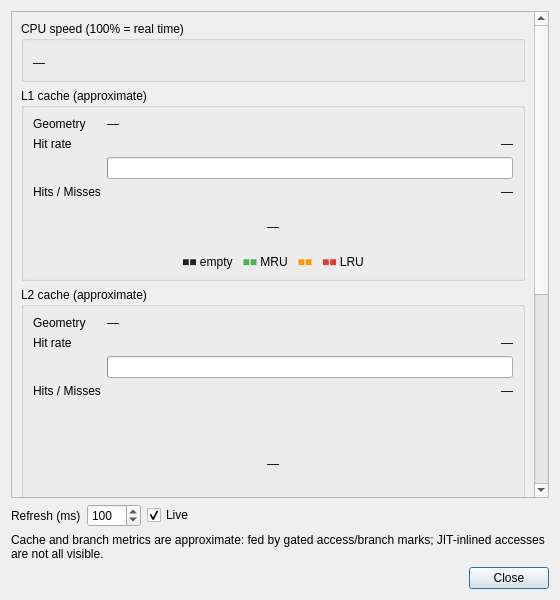
<?xml version="1.0" encoding="UTF-8"?>
<ui version="4.0">
 <class>Performance</class>
 <widget class="QDialog" name="Performance">
  <property name="geometry">
   <rect>
    <x>0</x>
    <y>0</y>
    <width>560</width>
    <height>600</height>
   </rect>
  </property>
  <property name="windowTitle">
   <string>Performance</string>
  </property>
  <layout class="QVBoxLayout" name="verticalLayout">
   <item>
    <widget class="QScrollArea" name="scrollArea">
     <property name="widgetResizable">
      <bool>true</bool>
     </property>
     <widget class="QWidget" name="content">
      <layout class="QVBoxLayout" name="contentLayout">
       <item>
        <widget class="QGroupBox" name="cpuGroup">
         <property name="title">
          <string>CPU speed (100% = real time)</string>
         </property>
         <layout class="QVBoxLayout" name="cpuLayout">
          <item>
           <widget class="CenterGauge" name="cpuGauge" native="true"/>
          </item>
          <item>
           <widget class="QLabel" name="cpuInfoLabel">
            <property name="text">
             <string>—</string>
            </property>
            <property name="wordWrap">
             <bool>true</bool>
            </property>
           </widget>
          </item>
         </layout>
        </widget>
       </item>
       <item>
        <widget class="QGroupBox" name="l1Group">
         <property name="title">
          <string>L1 cache (approximate)</string>
         </property>
         <layout class="QVBoxLayout" name="l1VLayout">
          <item>
           <layout class="QFormLayout" name="l1Form">
            <item row="0" column="0">
             <widget class="QLabel" name="geoLabel">
              <property name="text">
               <string>Geometry</string>
              </property>
             </widget>
            </item>
            <item row="0" column="1">
             <widget class="QLabel" name="geoValue">
              <property name="text">
               <string>—</string>
              </property>
             </widget>
            </item>
            <item row="1" column="0">
             <widget class="QLabel" name="hitLabel">
              <property name="text">
               <string>Hit rate</string>
              </property>
             </widget>
            </item>
            <item row="1" column="1">
             <widget class="QLabel" name="hitValue">
              <property name="text">
               <string>—</string>
              </property>
              <property name="alignment">
               <set>Qt::AlignRight|Qt::AlignVCenter</set>
              </property>
             </widget>
            </item>
            <item row="2" column="1">
             <widget class="QProgressBar" name="hitBar">
              <property name="maximum">
               <number>100</number>
              </property>
             </widget>
            </item>
            <item row="3" column="0">
             <widget class="QLabel" name="countsLabel">
              <property name="text">
               <string>Hits / Misses</string>
              </property>
             </widget>
            </item>
            <item row="3" column="1">
             <widget class="QLabel" name="countsValue">
              <property name="text">
               <string>—</string>
              </property>
              <property name="alignment">
               <set>Qt::AlignRight|Qt::AlignVCenter</set>
              </property>
             </widget>
            </item>
           </layout>
          </item>
          <item>
           <widget class="QLabel" name="cacheMap">
            <property name="minimumSize">
             <size>
              <width>400</width>
              <height>44</height>
             </size>
            </property>
            <property name="text">
             <string>—</string>
            </property>
            <property name="alignment">
             <set>Qt::AlignCenter</set>
            </property>
           </widget>
          </item>
          <item>
           <widget class="QLabel" name="cacheLegend">
            <property name="text">
             <string>&lt;span style=&quot;color:#222&quot;&gt;■■&lt;/span&gt; empty &amp;nbsp; &lt;span style=&quot;color:#4CAF50&quot;&gt;■■&lt;/span&gt; MRU &amp;nbsp; &lt;span style=&quot;color:#FF9800&quot;&gt;■■&lt;/span&gt; &amp;nbsp; &lt;span style=&quot;color:#E53935&quot;&gt;■■&lt;/span&gt; LRU</string>
            </property>
            <property name="alignment">
             <set>Qt::AlignCenter</set>
            </property>
           </widget>
          </item>
         </layout>
        </widget>
       </item>
       <item>
        <widget class="QGroupBox" name="l2Group">
         <property name="title">
          <string>L2 cache (approximate)</string>
         </property>
         <layout class="QVBoxLayout" name="l2VLayout">
          <item>
           <layout class="QFormLayout" name="l2Form">
            <item row="0" column="0">
             <widget class="QLabel" name="l2GeoLabel">
              <property name="text">
               <string>Geometry</string>
              </property>
             </widget>
            </item>
            <item row="0" column="1">
             <widget class="QLabel" name="l2GeoValue">
              <property name="text">
               <string>—</string>
              </property>
             </widget>
            </item>
            <item row="1" column="0">
             <widget class="QLabel" name="l2HitLabel">
              <property name="text">
               <string>Hit rate</string>
              </property>
             </widget>
            </item>
            <item row="1" column="1">
             <widget class="QLabel" name="l2HitValue">
              <property name="text">
               <string>—</string>
              </property>
              <property name="alignment">
               <set>Qt::AlignRight|Qt::AlignVCenter</set>
              </property>
             </widget>
            </item>
            <item row="2" column="1">
             <widget class="QProgressBar" name="l2HitBar">
              <property name="maximum">
               <number>100</number>
              </property>
             </widget>
            </item>
            <item row="3" column="0">
             <widget class="QLabel" name="l2CountsLabel">
              <property name="text">
               <string>Hits / Misses</string>
              </property>
             </widget>
            </item>
            <item row="3" column="1">
             <widget class="QLabel" name="l2CountsValue">
              <property name="text">
               <string>—</string>
              </property>
              <property name="alignment">
               <set>Qt::AlignRight|Qt::AlignVCenter</set>
              </property>
             </widget>
            </item>
           </layout>
          </item>
          <item>
           <widget class="QLabel" name="l2Map">
            <property name="minimumSize">
             <size>
              <width>400</width>
              <height>120</height>
             </size>
            </property>
            <property name="text">
             <string>—</string>
            </property>
            <property name="alignment">
             <set>Qt::AlignCenter</set>
            </property>
           </widget>
          </item>
          <item>
           <widget class="QLabel" name="l2Legend">
            <property name="text">
             <string>&lt;span style=&quot;color:#222&quot;&gt;■■&lt;/span&gt; empty &amp;nbsp; &lt;span style=&quot;color:#4CAF50&quot;&gt;■■&lt;/span&gt; MRU &amp;nbsp; &lt;span style=&quot;color:#FF9800&quot;&gt;■■&lt;/span&gt; &amp;nbsp; &lt;span style=&quot;color:#E53935&quot;&gt;■■&lt;/span&gt; LRU</string>
            </property>
            <property name="alignment">
             <set>Qt::AlignCenter</set>
            </property>
           </widget>
          </item>
         </layout>
        </widget>
       </item>
       <item>
        <widget class="QGroupBox" name="wsGroup">
         <property name="title">
          <string>Working set vs cache</string>
         </property>
         <layout class="QHBoxLayout" name="wsHLayout">
          <item>
           <layout class="QVBoxLayout" name="wsCol">
            <item>
             <widget class="QLabel" name="wsLabel">
              <property name="text">
               <string>Working set</string>
              </property>
             </widget>
            </item>
            <item>
             <widget class="QLabel" name="wsValue">
              <property name="text">
               <string>—</string>
              </property>
              <property name="alignment">
               <set>Qt::AlignLeft|Qt::AlignVCenter</set>
              </property>
             </widget>
            </item>
           </layout>
          </item>
          <item>
           <layout class="QVBoxLayout" name="wsL1Col">
            <item>
             <widget class="QLabel" name="wsL1Label">
              <property name="text">
               <string>vs L1</string>
              </property>
             </widget>
            </item>
            <item>
             <widget class="QLabel" name="wsL1Value">
              <property name="text">
               <string>—</string>
              </property>
              <property name="alignment">
               <set>Qt::AlignRight|Qt::AlignVCenter</set>
              </property>
             </widget>
            </item>
            <item>
             <widget class="QProgressBar" name="wsBar">
              <property name="maximum">
               <number>100</number>
              </property>
             </widget>
            </item>
           </layout>
          </item>
          <item>
           <layout class="QVBoxLayout" name="wsL2Col">
            <item>
             <widget class="QLabel" name="wsL2Label">
              <property name="text">
               <string>vs L2</string>
              </property>
             </widget>
            </item>
            <item>
             <widget class="QLabel" name="ws2Value">
              <property name="text">
               <string>—</string>
              </property>
              <property name="alignment">
               <set>Qt::AlignRight|Qt::AlignVCenter</set>
              </property>
             </widget>
            </item>
            <item>
             <widget class="QProgressBar" name="ws2Bar">
              <property name="maximum">
               <number>100</number>
              </property>
             </widget>
            </item>
           </layout>
          </item>
         </layout>
        </widget>
       </item>
       <item>
        <widget class="QGroupBox" name="bhtGroup">
         <property name="title">
          <string>BHT - 2-bit saturating counters (approximate)</string>
         </property>
         <layout class="QHBoxLayout" name="bhtHLayout">
          <item>
           <widget class="QLabel" name="bhtMap">
            <property name="minimumSize">
             <size>
              <width>200</width>
              <height>110</height>
             </size>
            </property>
            <property name="text">
             <string>—</string>
            </property>
            <property name="alignment">
             <set>Qt::AlignCenter</set>
            </property>
           </widget>
          </item>
          <item>
           <layout class="QVBoxLayout" name="bhtRight">
            <item>
             <layout class="QFormLayout" name="bhtForm">
              <item row="0" column="0">
               <widget class="QLabel" name="accLabel">
                <property name="text">
                 <string>Prediction accuracy</string>
                </property>
               </widget>
              </item>
              <item row="0" column="1">
               <widget class="QLabel" name="accValue">
                <property name="text">
                 <string>—</string>
                </property>
                <property name="alignment">
                 <set>Qt::AlignRight|Qt::AlignVCenter</set>
                </property>
               </widget>
              </item>
              <item row="1" column="1">
               <widget class="QProgressBar" name="accBar">
                <property name="maximum">
                 <number>100</number>
                </property>
               </widget>
              </item>
              <item row="2" column="0">
               <widget class="QLabel" name="takenLabel">
                <property name="text">
                 <string>Taken rate</string>
                </property>
               </widget>
              </item>
              <item row="2" column="1">
               <widget class="QLabel" name="takenValue">
                <property name="text">
                 <string>—</string>
                </property>
                <property name="alignment">
                 <set>Qt::AlignRight|Qt::AlignVCenter</set>
                </property>
               </widget>
              </item>
              <item row="3" column="0">
               <widget class="QLabel" name="bcountsLabel">
                <property name="text">
                 <string>Correct / Incorrect</string>
                </property>
               </widget>
              </item>
              <item row="3" column="1">
               <widget class="QLabel" name="bcountsValue">
                <property name="text">
                 <string>—</string>
                </property>
                <property name="alignment">
                 <set>Qt::AlignRight|Qt::AlignVCenter</set>
                </property>
               </widget>
              </item>
             </layout>
            </item>
            <item>
             <widget class="QLabel" name="bhtLegend">
              <property name="text">
               <string>&lt;span style=&quot;color:#1A237E&quot;&gt;■■&lt;/span&gt; 00 strong not-taken &amp;nbsp; &lt;span style=&quot;color:#42A5F5&quot;&gt;■■&lt;/span&gt; 01 weak not-taken &lt;br/&gt;&lt;span style=&quot;color:#FFA726&quot;&gt;■■&lt;/span&gt; 10 weak taken &amp;nbsp; &lt;span style=&quot;color:#E53935&quot;&gt;■■&lt;/span&gt; 11 strong taken</string>
              </property>
              <property name="alignment">
               <set>Qt::AlignLeft</set>
              </property>
             </widget>
            </item>
           </layout>
          </item>
         </layout>
        </widget>
       </item>
      </layout>
     </widget>
    </widget>
   </item>
   <item>
    <layout class="QHBoxLayout" name="controlLayout">
     <item>
      <widget class="QLabel" name="refreshLabel">
       <property name="text">
        <string>Refresh (ms)</string>
       </property>
      </widget>
     </item>
     <item>
      <widget class="QSpinBox" name="refreshSpin">
       <property name="minimum">
        <number>50</number>
       </property>
       <property name="maximum">
        <number>2000</number>
       </property>
       <property name="singleStep">
        <number>10</number>
       </property>
       <property name="value">
        <number>100</number>
       </property>
      </widget>
     </item>
     <item>
      <widget class="QCheckBox" name="liveCheck">
       <property name="text">
        <string>Live</string>
       </property>
       <property name="checked">
        <bool>true</bool>
       </property>
      </widget>
     </item>
     <item>
      <spacer name="horizontalSpacer">
       <property name="orientation">
        <enum>Qt::Horizontal</enum>
       </property>
       <property name="sizeHint" stdset="0">
        <size>
         <width>40</width>
         <height>20</height>
        </size>
       </property>
      </spacer>
     </item>
    </layout>
   </item>
   <item>
    <widget class="QLabel" name="noteLabel">
     <property name="text">
      <string>Cache and branch metrics are approximate: fed by gated access/branch marks; JIT-inlined accesses are not all visible.</string>
     </property>
     <property name="wordWrap">
      <bool>true</bool>
     </property>
    </widget>
   </item>
   <item>
    <layout class="QHBoxLayout" name="buttonLayout">
     <item>
      <spacer name="buttonSpacer">
       <property name="orientation">
        <enum>Qt::Horizontal</enum>
       </property>
       <property name="sizeHint" stdset="0">
        <size>
         <width>40</width>
         <height>20</height>
        </size>
       </property>
      </spacer>
     </item>
     <item>
      <widget class="QDialogButtonBox" name="buttonBox">
       <property name="standardButtons">
        <set>QDialogButtonBox::Close</set>
       </property>
      </widget>
     </item>
    </layout>
   </item>
  </layout>
 </widget>
 <customwidgets>
  <customwidget>
   <class>CenterGauge</class>
   <extends>QWidget</extends>
   <header location="global">qt_performance.hpp</header>
   <container>1</container>
  </customwidget>
 </customwidgets>
 <resources/>
 <connections>
  <connection>
   <sender>buttonBox</sender>
   <signal>rejected()</signal>
   <receiver>Performance</receiver>
   <slot>reject()</slot>
   <hints>
    <hint type="sourcelabel">
     <x>510</x>
     <y>580</y>
    </hint>
    <hint type="destinationlabel">
     <x>280</x>
     <y>300</y>
    </hint>
   </hints>
  </connection>
 </connections>
</ui>
